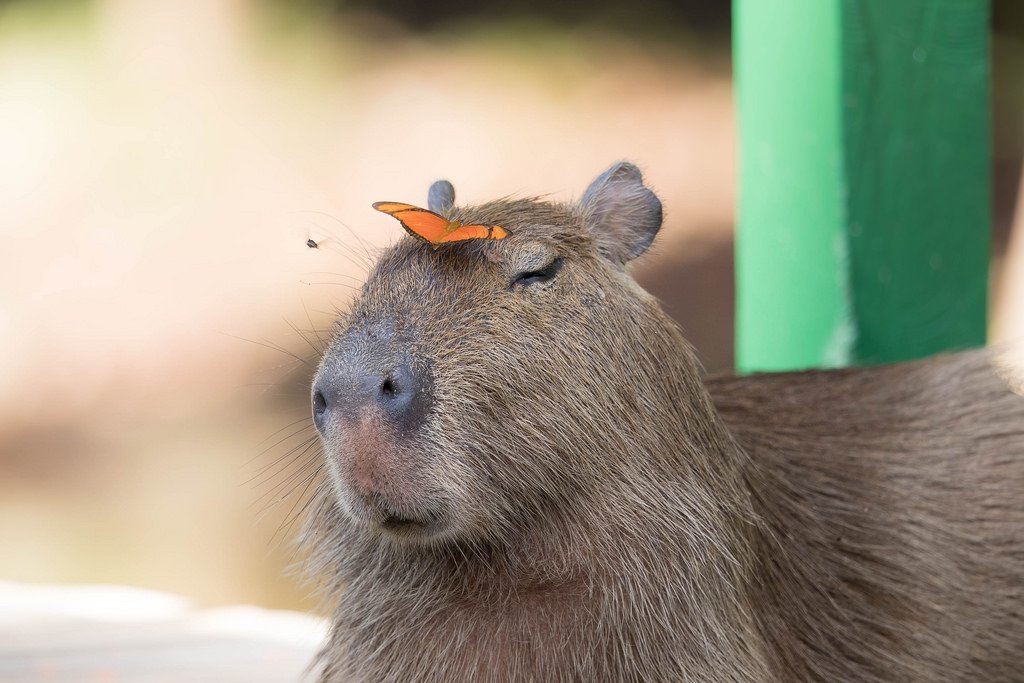
#> input picture assets/D2/capybara.jpeg, 1024 x 683 px, given in place of capybara.jpg, which was not available
$ jupyter execute --allow-errors D2Morning.ipynb   (shell and % lines are left out)   (text cells are left out)
#> lines starting #> are read from the running program, lines starting #| are printed output that depends on the picture; after the words box and inside, x2 and y2 are one past the last pixel; in counts of white or black regions, pixels touching at a corner belong together; pictures that were not available may be replaced by others from this repository, and a replacement may not be noted
[cell 1]
a = 1
a +=1
a -= 4
a /= 2

print(a)

[cell 2]
# To solve the expresion, first we create the variables 'a' and 'b'
# with integer values '1.1' and '3.6'

a = int(1.1)
b = int(3.6)

[cell 3]
# Here we sum 'a' and 'b'and store in variable 'c'.
# The variables store the operands, and + is the arithmetic operator.
# The result of the operation is stored in variable c.
c=a+b

[cell 4]
# run HERE to print the numeric variable result
print (f"The value of you variable 'c' is equal to: {c}")

[cell 5]
# First we write two strings
h= 'hola'
m= 'mundo'

[cell 6]
# We concatenate the strings
saludo = h + ' ' + m + '!'

[cell 7]
# We print the result
print(f"Otra vez estamos escribiendo {saludo}")

[cell 8]
#Let's create some variables
edad_carlos=26
edad_gabriela=30

[cell 9]
#Now we will operate the modulus of 2 and 3 in some of them
print(edad_carlos%2)
print(edad_carlos%3)

[cell 10]
print(11%1)
print(11%2)

[cell 11]
# Lista 1= A random list of the integers '1, 2, and 3' with a range of 30.

#import library
import random
#generate list
rand_lista= [random.randrange(1,4,1) for i in range(30)]
print(rand_lista) #output
print(len(rand_lista)) #length of the list
print(type(rand_lista)) #type of data

[cell 12]
#Lista 2: A list called 'lin_seq_list' with the integers '1, 2, and 3' repeated 10 times each in a linear sequence
l1= [1] * 10
l2= [2] * 10
l3= [3] * 10

lin_seq_list= l1 + l2 + l3
print(lin_seq_list)

[cell 13]
# Lista 3: A list called 'list_123' with the of the integers '1, 2, and 3' repeated 10 times each in chunks of '1, 2,3'
lista_123=[1, 2, 3]*10
print(lista_123)

[cell 14]
#Membership
result_compare= lin_seq_list in rand_lista
# We compare the lists
print(f'El resultado que obtenemos es {result_compare}')

[cell 15]
lin_seq_list[1:2] == rand_lista[1:2]

[cell 16]
lista_123 is lista_123

[cell 17]
#We import a data

#> (a cell that did not finish here is left out)

#> (a cell that did not finish here is left out)

#> (a cell that did not finish here is left out)

#> (a cell that did not finish here is left out)

[cell 22]
# Now we save and download in our computer the preprocessing as a new .txt file
from google.colab import files

[cell 23]
file= open('seq_clean.txt', 'w')
#> (the rest of this cell did not finish here and is left out)

[cell 24]
def kawaii(capybara, mariposa, pelicano):
  ternura= (capybara**2) + (mariposa *3) - pelicano
  return ternura

[cell 25]
kawaii(3,6,9)

[cell 26]
# A simple example
def kawaii(capybara, mariposa, pelicano):
  ternura= capybara**2 + mariposa *3 - pelicano
  return ternura
v1 = float(input('Ingrese el valor capybara:'))
#> the answer given: 3
v2 = float(input('Ingrese el valor mariposa:'))
#> the answer given: 3
v3 = float(input('Ingrese el valor pelicano:'))
#> the answer given: 3

var_resultado = kawaii(v1, v2, v3)

if var_resultado < 0:
    sol= v3 / (v1 + v2)
    print('No es tierno, el tamaño del pelícano tiene una razón de ', sol)
else:
  if var_resultado == 0:
      print('Casi tierno')
  if var_resultado > 0:
      print('Super tierno!')


# With this, we have already developed our first function
# but now we need to be able to use it.

[cell 27]
kawaii_result=kawaii(3, 2, 5)

[cell 28]
kawaii_result

[cell 29]
#Load image

[cell 30]
#verify that the file upload was successful using:

[cell 31]
# import libraries
import cv2
import numpy as np
import matplotlib.pyplot as plt

[cell 32]
img = cv2.imread("capybara.jpg") #read the image data
#> img is the input picture: shape (683, 1024, 3); mean B, G, R 133.3, 153.2, 158.7

[cell 33]
print(img) # print the image data, and there is none image
#> (printed output is left out)

[cell 34]
#Obtain the dimensions of the image as: row (height) x column (width) x color (3)
print(img.shape)
#| (683, 1024, 3)

[cell 35]
#Here we can see the image data as an image
img_cvt = cv2.cvtColor(img, cv2.COLOR_BGR2RGB) # little pre processing
plt.imshow(img_cvt) #show the image
plt.show() # plot the image

[cell 36]
#We import image processing package library and a modulus
from skimage.color import rgb2gray, rgb2hsv

[cell 37]
# Capybara image in grey map
capy_gray = rgb2gray(img_cvt)
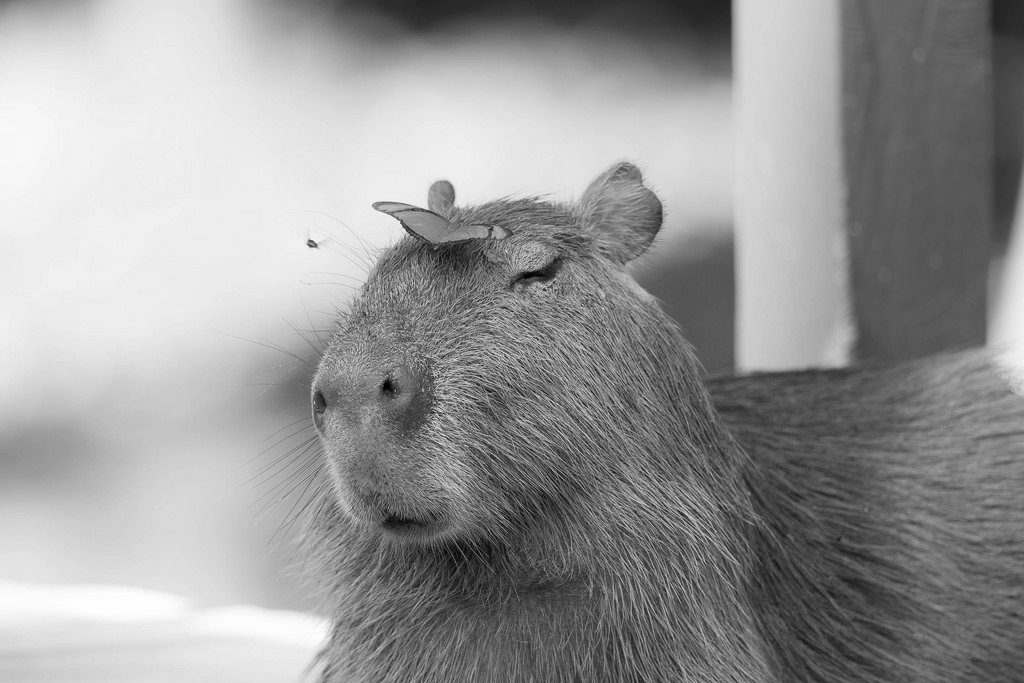
#> capy_gray: shape (683, 1024) float64; min 0.000833, max 1, mean 0.6
plt.imshow(capy_gray, cmap='gray')
plt.show()

[cell 38]
# We can make additional initial image processin

from skimage import filters
from skimage import exposure

val = filters.threshold_otsu(capy_gray) # Here we filter by defining a treshold  value
#> val = 0.608
mask = capy_gray < val # We generate a mask of the image by filtering some values
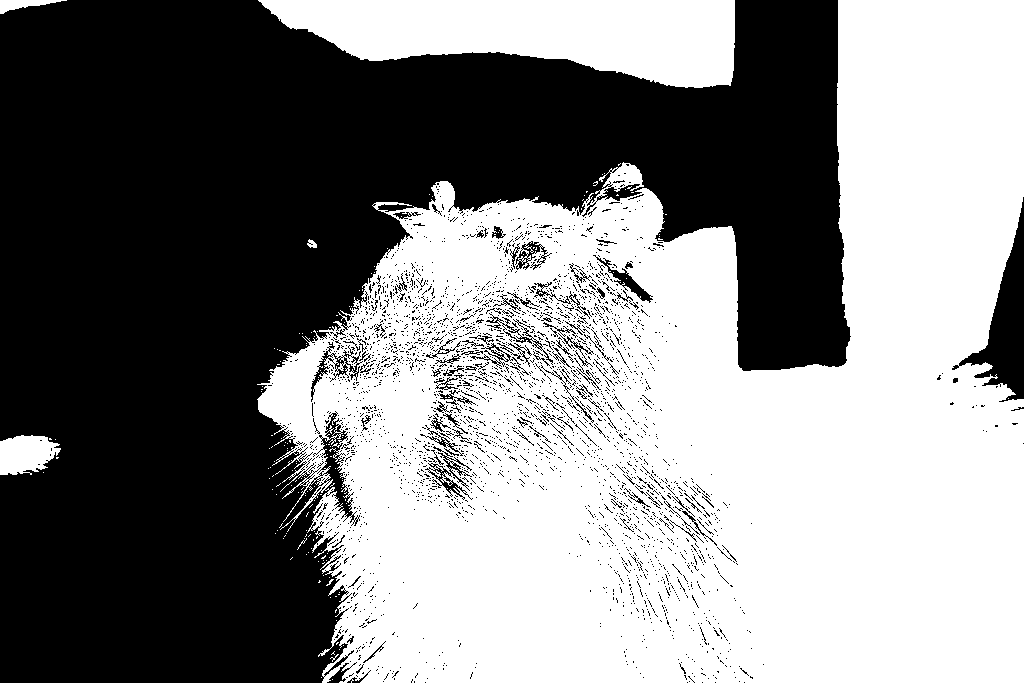
#> mask: shape (683, 1024) bool; 51.8% white; 2999 black regions (2885 under 20 px), largest, box (x1, y1, x2, y2) and area: (0, 0, 851, 683) 316698, (952, 197, 1024, 402) 4788, (425, 446, 473, 500) 597
hist, bins_center = exposure.histogram(capy_gray) # Define a exposure histogram, where each bin of the histogram is a image value frequency
#> hist = 256 values, max 17624 at index 238, min 6 at index 2, mean 2732; bins_center = 256 values from 0.00278 to 0.998
plt.figure(figsize=(9, 4)) #prepare template of the image
plt.subplot(1,3,1) #first subplot
plt.imshow(capy_gray, cmap='gray', interpolation='nearest') #show in gray scale
plt.axis('off')
plt.subplot(1,3,2) #second subplot
plt.imshow(capy_gray < val, cmap='gray', interpolation='nearest')
plt.subplot(1,3,3) #second subplot
plt.plot(bins_center, hist) # plot the histogram
plt.tight_layout()
plt.show()
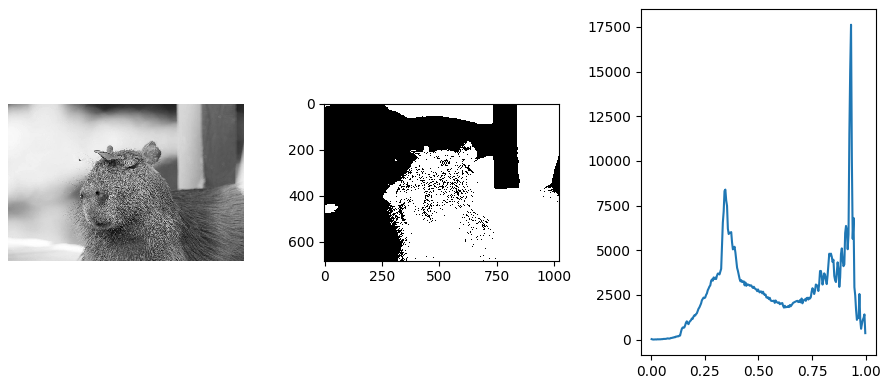
#> figure drawn by matplotlib, 3 panels; panel 3: curve peaks at x = 0.932, y = 17624

[cell 39]
distort= img[:,:,0] * 30
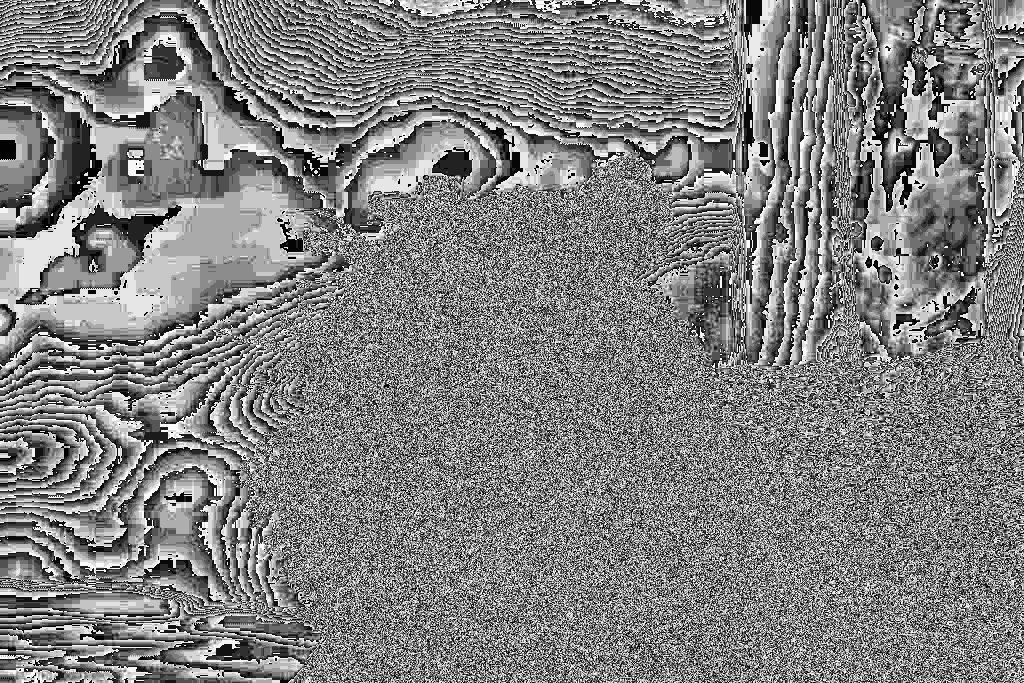
#> distort: shape (683, 1024); min 0, max 254, mean 128.7

[cell 40]
capy_distort= capy_gray * distort
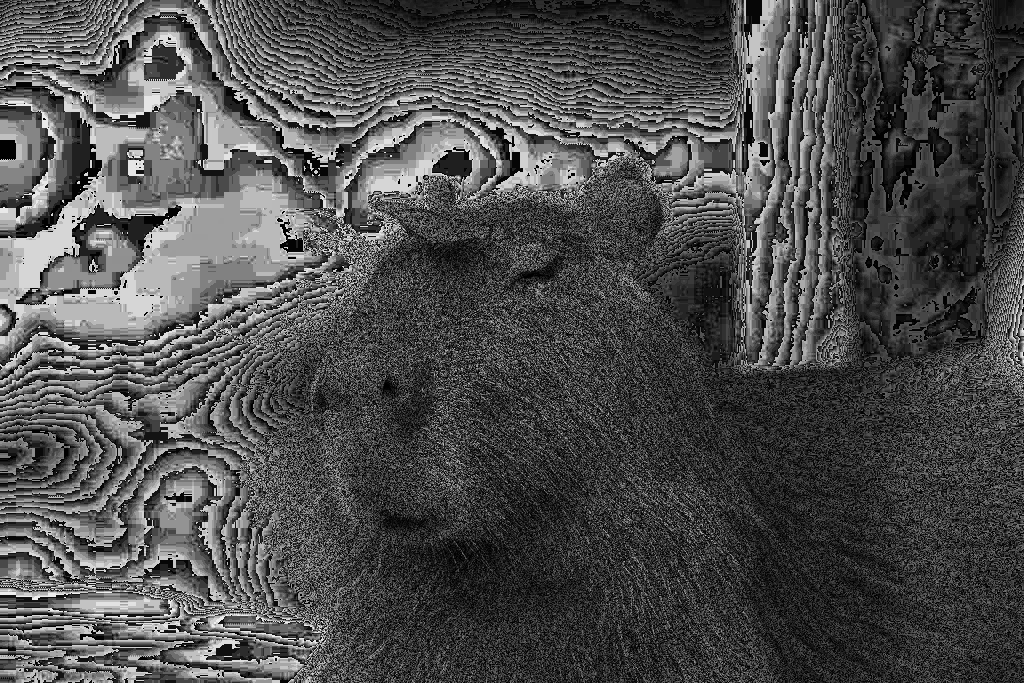
#> capy_distort: shape (683, 1024) float64; min 0, max 239.4, mean 77.8
print(capy_distort)
#> (printed output is left out)
